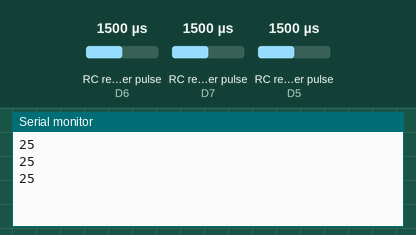
The sketch below on a simulated ESP8266 (NodeMCU). Parts: the last lines printed to the serial monitor. Wiring (inferred from the names in the program): 3 × RC receiver channel: data D6 / data D7 / data D5. Inputs (shaded band) come from the test bench; at power-on: RC receiver pulse (sensors on D6, D7, D5) 1500 µs. WiFi joins after 1.5 s; servers stay silent unless stated.

Above: at 3.0 s.
3.1 s: RC receiver pulse (sensor on D6) set to 1020 µs
At 4.4 s:
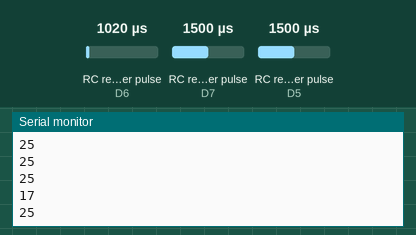
4.6 s: RC receiver pulse (sensor on D7) set to 1250 µs
At 6.0 s:
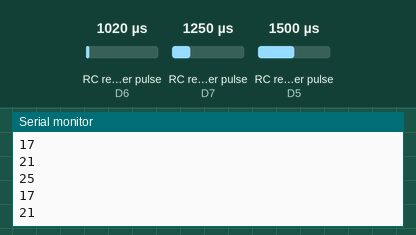
6.1 s: RC receiver pulse (sensor on D5) set to 1750 µs
At 7.4 s:
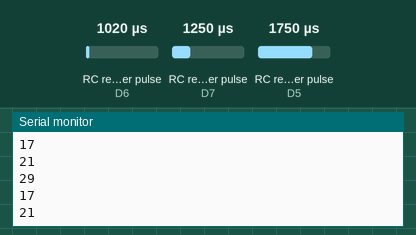
7.6 s: RC receiver pulse (sensor on D6) set to 1980 µs
At 8.7 s:
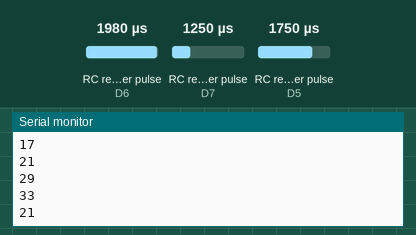
Timing chart, 0 to 10.1 s (numbered marks = the images above; inputs shaded):
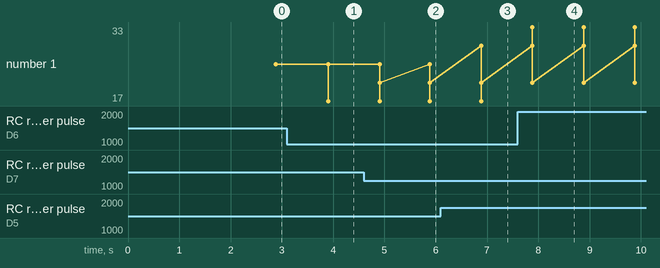

The sketch:

blynk.ino
```cpp
// Comment this out to disable prints and save space
#define BLYNK_PRINT Serial

#define BLYNK_TEMPLATE_ID           ""
#define BLYNK_TEMPLATE_NAME         ""
#define BLYNK_AUTH_TOKEN            ""


#include <ESP8266WiFi.h>
#include <BlynkSimpleEsp8266.h>

char auth[] = BLYNK_AUTH_TOKEN;

// Your WiFi credentials.
// Set password to "" for open networks.
char ssid[] = "";
char pass[] = "";

BlynkTimer timer;

// Set pins
const int trigPin = D1;
const int rcvPin1 = D5;
const int rcvPin2 = D6;
const int rcvPin3 = D7;
long duration;
int distance, distance1, distance2, distance3;

// This function sends Arduino's uptime every second to Virtual Pin 2.
void checkParked()
{
  // Read ultrasonic sensor to determine whether
  // a car is parked in the slot or not.
  distance1 = checkDistance(rcvPin1);
  distance2 = checkDistance(rcvPin2);
  distance3 = checkDistance(rcvPin3);

  // distance < 1000cm means there are object
  // blocking the ultrasonic wave travels
  // which means there is car parked in the slot.
  if (distance1 < 100) {
    // turn on virtual LED in pin V2 if car is parked
    // to show that the parking slot is occupied
    Blynk.virtualWrite(V1, 1);
  } else {
    // turn off virtual LED in pin V2 if car is not parked
    // to show that the parking slot is not occupied
    Blynk.virtualWrite(V1, 0);
  }

  // similar to above functions but for other parking slots
  if (distance2 < 100) {
    Blynk.virtualWrite(V2, 1);
  } else {
    Blynk.virtualWrite(V2, 0);
  }

  if (distance3 < 100) {
    Blynk.virtualWrite(V3, 1);
  } else {
    Blynk.virtualWrite(V3, 0);
  }

  Serial.println(distance1);
  Serial.println(distance2);
  Serial.println(distance3);

}

int checkDistance(int rcvrPin)
{
  digitalWrite(trigPin, LOW); // clean/clear trigger
  delay(10);

  // release ultrasonic wave for 10ms
  digitalWrite(trigPin, HIGH);
  delay(10);
  digitalWrite(trigPin, LOW);

  // calculate duration from trigger pin activated
  // until ultrasonic wave is received
  duration = pulseIn(rcvrPin, HIGH);


  // calculate distance from said duration
  distance = duration * 0.034 / 2;

  return distance;
}

void setup()
{
  // Debug console
  Serial.begin(115200);

  Blynk.begin(auth, ssid, pass);
  // You can also specify server:
  //Blynk.begin(auth, ssid, pass, "blynk.cloud", 80);
  //Blynk.begin(auth, ssid, pass, IPAddress(192,168,1,100), 8080);

   // Setup pin to receive ultrasonic sensor output
  pinMode(trigPin, OUTPUT);
  pinMode(rcvPin1, INPUT);
  pinMode(rcvPin2, INPUT);
  pinMode(rcvPin3, INPUT);
  // Setup a function to be called every second
  timer.setInterval(1000L, checkParked);
}

void loop()
{
  Blynk.run();
  timer.run();

}
```

Measured:
- after the input at 3.1 s, the serial monitor: prints a new line after 0.80 s (image 1)
- after the input at 4.6 s, the serial monitor: prints a new line after 0.30 s (image 2)
- after the input at 6.1 s, the serial monitor: prints a new line after 0.78 s (image 3)
- after the input at 7.6 s, the serial monitor: prints a new line after 0.28 s (image 4)
- plotted number 1: 25 → 21 after the input at 4.6 s
